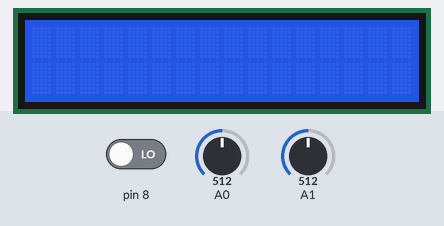
A sketch run on a simulated Arduino Uno, built with avr-gcc and run on an emulated ATmega328P. On the bench: 16×2 character LCD. The test bench sets the inputs (shaded band); at power-on: A0 = 512, pin 8 LOW, A1 = 512. What the sketch prints to the serial monitor is not drawn.

Above: at 1.2 s.
1.3 s: A0 set to 0
At 1.81 s:
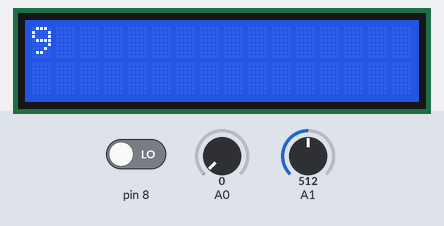
3.0 s: pin 8 driven HIGH
At 3.6 s:
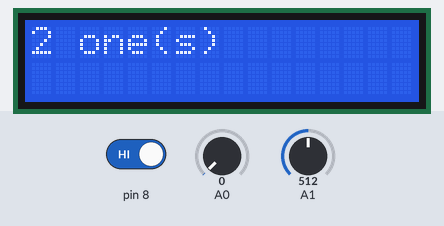
6.0 s: A1 set to 0
At 8.1 s:
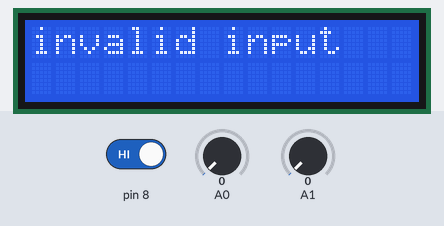
9.0 s: pin 8 driven LOW
At 10.89 s:
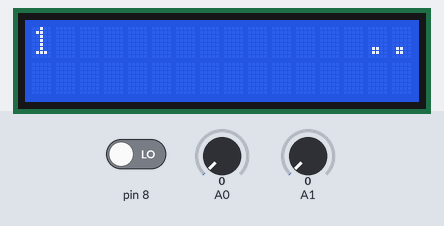
12.0 s: A0 set to 20
15.0 s: A0 set to 1023
At 15.6 s:
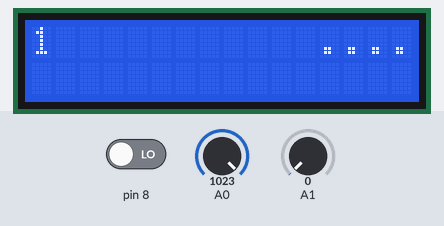
Timing chart, 0 to 18.0 s (numbered marks = the images above; inputs shaded):
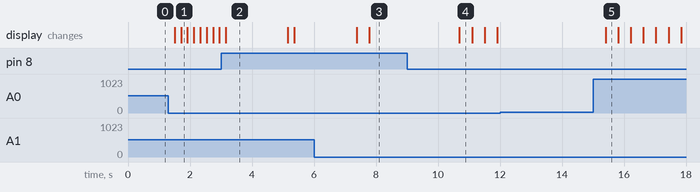

The sketch:

changeMachine.ino
```cpp
//Build a program to calculate change in proper denominations after accepting a starting USD$ value. For example, a starting value of $11.00 would result in (1) $10 and (1) $1 bills.
//
//Design specs:
//- Make use of all common USD$ denominations
//- Calculate change using the minimum number of bills and coins necessary
//- Assume infinite amounts of each denomination in change machine
//- Use a language of your choice and provide source code for review
//- Functioning program must be demonstrable to reviewers in some fashion


//how to

//1. take input as a float
//2. convert to int for convenience
//3. initialize 3 arrays, one that contains USD increments, one that saves how many of each increment is used, and one that stores string names of increments
//4. run a for loop on input.


//potential problem: float has 5 digits of accuracy :(
//possible solution: read in data as a string, storing each ascii as a digit in an array

#include <LiquidCrystal.h>


// initialize the library by associating any needed LCD interface pin
// with the arduino pin number it is connected to
const int rs = 12, en = 11, d4 = 5, d5 = 4, d6 = 3, d7 = 2;
LiquidCrystal lcd(rs, en, d4, d5, d6, d7);


//array of denominations
long usdVals[10] = {10000,5000,2000,1000,500,100,25,10,5,1};
//array of times denoms used
int usdUsage[10] = {0,0,0,0,0,0,0,0,0,0};
//array of chars for lcd display
String inputChar[12] = {"0","1","2","3","4","5","6","7","8","9",".", " "};
//what char is used where in display line 1
int displayPosition[16] = {11,11,11,11,11,11,11,11,11,11,11,11,11,11,11,11};
//initialize display to all 0s
String displayString = "                ";

//array of names for denoms as strings
String usdNames[10] = {"hundred(s)", "fifty(s)", "twenty(s)", "ten(s)", "five(s)", "one(s)", "quarter(s)", "dime(s)", "nickel(s)", "penny(s)"};
//string inputs for serial input to
String inputString;
String copyString;

//which digit in display you are changing
int cursor = 0;

//counts how many . in string
int dot = 0;

//initialize value for string to int conversion
long inputValConvert = 0;

//bool to only perform operation after you have selected a value
bool entered = false;
//bool if a decimal is in the value or not
bool decimal = false;
//bool if more than one decimal is in value to throw an error
bool dotFound = false;
//bool to continue operation if errors are not thrown
bool trigger = true;

void setup() {

  //setup for joystick and button
  pinMode(8,INPUT);
  pinMode(A1,INPUT);
  pinMode(A0,INPUT);

  //initialize serial comm for debugging and lcd screen
  Serial.begin(9600);
  lcd.begin(16, 2);

}
void loop() {
//  Serial.println(analogRead(A0)); //upDown
//  Serial.println(analogRead(A1)); //leftRight

//control stick stuff on display
//////////////////////////////////////////////////////////
//LR
if(analogRead(A1)==1023){
  cursor++;
  if(cursor == 16){
    cursor = 0;
  }
  delay(200);
}
if(analogRead(A1)==0){
  cursor--;
  if(cursor == -1){
    cursor = 15;
  }
  delay(200);
}

//UD
if(analogRead(A0)==1023){
  displayPosition[cursor]++;
  if(displayPosition[cursor] == 12){
    displayPosition[cursor] = 0;
  }
  delay(200);
}
if(analogRead(A0)==0){
  displayPosition[cursor]--;
  if(displayPosition[cursor] == -1){
    displayPosition[cursor] = 11;
  }
  delay(200);
}
////////////////////////////////////////////////////////////

//fill in string dislay
displayString = "";

//loops through and fills in display string with editted contents from lcd
for(int b = 0; b < 16; b++){
  displayString = displayString + inputChar[displayPosition[b]];
}
//clear lcd and reprint with refreshed content
lcd.clear();
lcd.print(displayString);

//button triggers operation for change
if(digitalRead(8)==1){
  //inputString placeholder for operations to preserve displayString original
  inputString = displayString;
  entered = true;
}

//bool to trigger string inspection
    if(entered){
      lcd.clear();
//        Serial.println(inputString);
        //checks if input string is properly formatted ie no spaces and one "."
        for(int k = 0; k < 16; k++){
          if(inputString[k] == '.'){

            dot++;}
        }
        for(int j = 0; j < 15; j++){
          if(isspace(inputString[j]) && !isspace(inputString[j+1])){
//            Serial.println("spacing");
            dot = 2;
          }
        }

        if(dot > 1){
          Serial.println("uhOh");
          lcd.clear();
          lcd.print("invalid input");
          delay(2500);
          trigger = false;
        }
        else{

          //preps string to use, reformats to an all integer format
          for(int m = 0; m < 16; m++){
            if(inputString[m] == '.'){
              trigger = true;
              decimal = true;
              inputString[m] = inputString[m+1];
              inputString[m+1] = inputString[m+2];
              for( int n = 0; n < m+2; n++){
                copyString = copyString + inputString[n];
              }
              inputString = copyString;
              copyString = "";

            }
          }
        }
        //trigger means all clear is given to perform operation
        if(trigger){
          inputValConvert = inputString.toInt();

          //if no decimal assume amounts are in dollars. Convert to understood int values
          if(!decimal){
           inputValConvert = inputValConvert * 100;
          }
          //reset for next input
          decimal = false;

        //actual calculation of change:
        if(inputValConvert!=0){
          for(int i = 0; i < 10; i++){
            if(inputValConvert >= usdVals[i]){
              usdUsage[i] = floor(inputValConvert /usdVals[i]);
              inputValConvert = inputValConvert  - (usdUsage[i] * usdVals[i]);
            }
          }

          //print statements for lcd and serial console
           for(int j = 0; j < 10; j++){
              if(usdUsage[j]>0){
                Serial.println(String(usdUsage[j]) + " " + usdNames[j]);
                lcd.print(String(usdUsage[j]) + " " + usdNames[j]);
                delay(2000);
                lcd.clear();
              }
            }
          }
      }

      //reinitialize variables for another calculation
      dot = 0;
      entered = false;
      trigger = true;
      Serial.println(inputString + " input");
      Serial.println(displayString + " display");
    }

}
```

Measured:
- after the input at 1.3 s, the display: first changes after 0.21 s (image 1 shows a later state)
- after the input at 3.0 s, the display: changes after 0.16 s (image 2)
- after the input at 6.0 s, the display: first differs from a run without the input after 1.8 s (image 3)
- after the input at 9.0 s, the display: changes after 1.7 s (image 4)
- after the input at 12.0 s, every drawn part: stays the same
- after the input at 15.0 s, the display: changes after 0.41 s (image 5)
- what the display in image 2 shows lasts 2.0 s, from 3.2 s to 5.2 s
- what the display in image 5 shows lasts 0.4 s, from 15.4 s to 15.8 s
